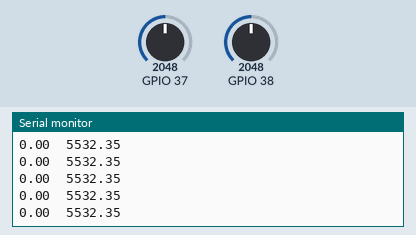
Recording of a sketch running on a simulated ESP32. Parts: the last lines printed to the serial monitor. The test bench sets the inputs (shaded band); at power-on: GPIO 37 = 2048, GPIO 38 = 2048.

Above: at 1.2 s.
1.3 s: GPIO 37 set to 2866
At 1.36 s:
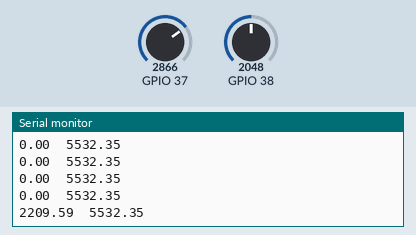
2.8 s: GPIO 38 set to 2866
At 2.81 s:
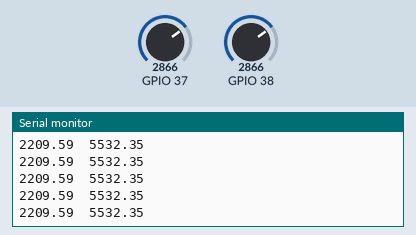
4.3 s: GPIO 37 set to 3603
At 4.3 s:
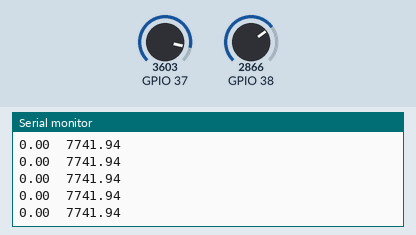
5.8 s: GPIO 38 set to 3603
At 5.83 s:
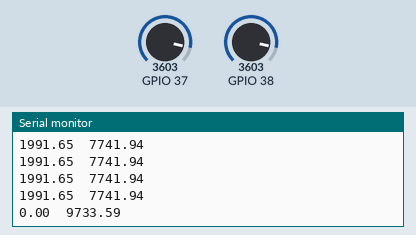
Timing chart, 0 to 8.3 s (numbered marks = the images above; inputs shaded):
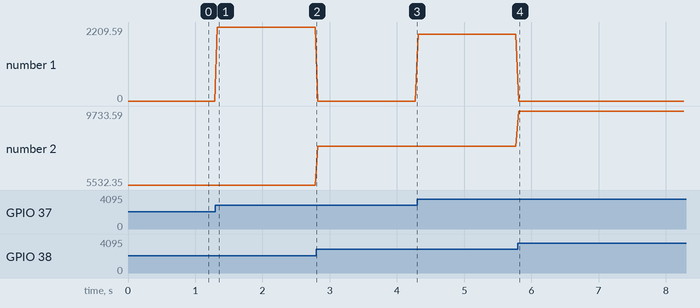

The sketch:

ESP32_Robot_BatteryVoltage.ino
```cpp
// R1 = 12k (in)
// R2 = 2k (pulldown)
void setup() {
  Serial.begin(115200);

  pinMode(A1, INPUT);
  pinMode(A2, INPUT);
}

float multiplier = 3.352941176;

// the loop routine runs over and over again forever:
void loop() {
  // read the input on analog pin 0:
  int sense1 = analogReadMilliVolts(A1);
  int sense2 = analogReadMilliVolts(A2);

  Serial.println(String((sense1 - sense2) * multiplier) + "\t" + String(sense2 * multiplier));
  delay(40);
}
```

Measured:
- after the input at 1.3 s, the serial monitor: prints a new line at once (image 1)
- after the input at 5.8 s, the serial monitor: prints a new line at once (image 4)
- plotted number 1: 0 → 2209.59 after the input at 1.3 s, 0 → 1991.65 after the input at 4.3 s
- plotted number 2: 5532.35 → 7741.94 after the input at 2.8 s, 7741.94 → 9733.59 after the input at 5.8 s
